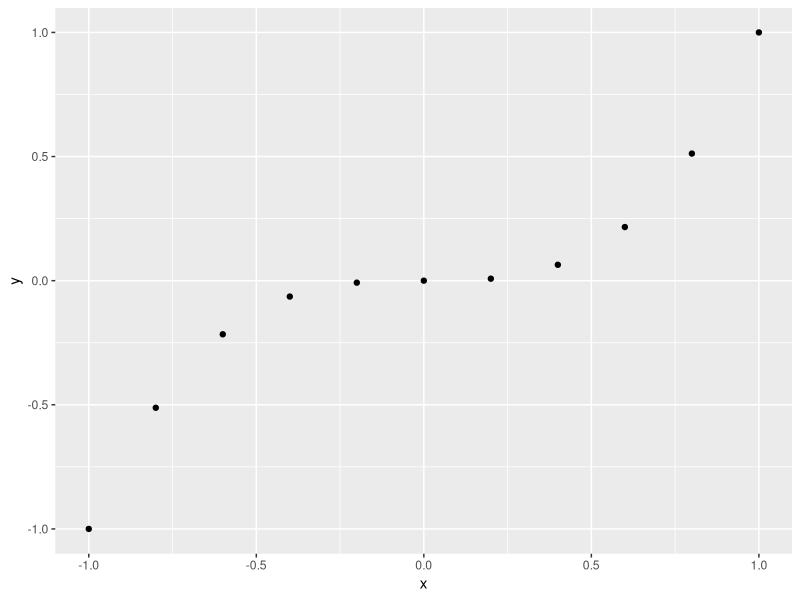
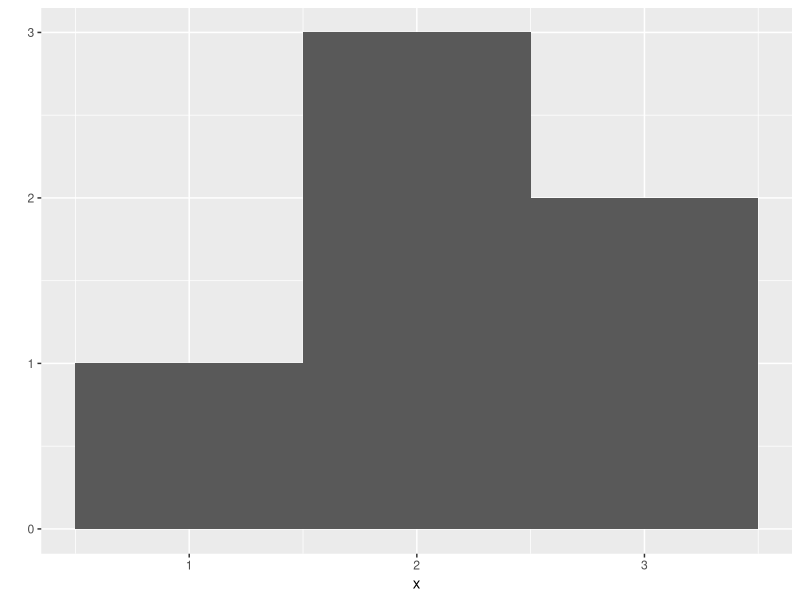
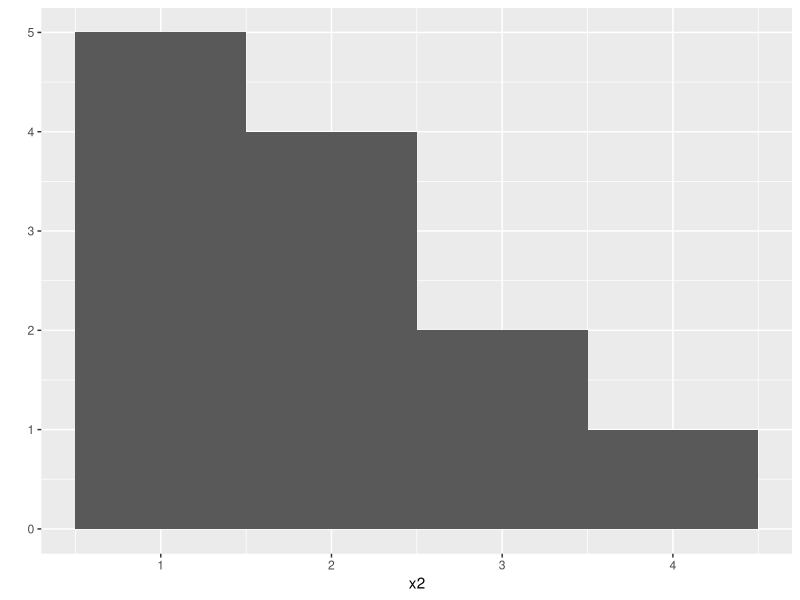
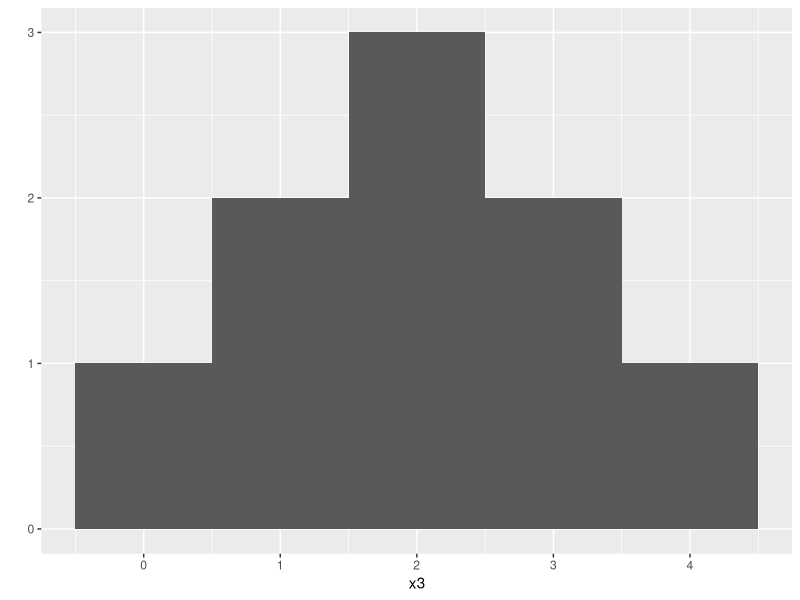

Recreate these plots in R, in order. (Note: this script raises an error after producing the figures.)
install.packages("ggplot2")
library("ggplot2")
qplot
x<- c(-1, -0.8, -0.6, -0.4, -0.2, 0, 0.2, 0.4, 0.6, 0.8, 1)
x
y<- x^3
y
qplot(x, y)
x <- c(1, 2, 2, 2, 3, 3)
qplot(x, binwidth=1)
x2 <- c(1, 1, 1, 1, 1, 2, 2, 2, 2, 3, 3, 4)
qplot(x2, binwidth=1)

#exercise1 - 5 bars, in a pyramid
x3 <- c(0, 1, 1, 2, 2, 2, 3, 3, 4)
qplot(x3, binwidth=1)


replicate(10, roll())
rolls <- replicate(10000, roll())
qplot(rolls, binwidth=1)

#exercise2
roll <- function(){
  die <- 1:6
  dice<-sample(die, size=2, replace=TRUE, 
               prob= c(0.125, 0.125, 0.125, 0.125, 0.125, 0.375))
  sum(dice)
}
roll()

rolls<- replicate(10000, roll())
qplot(rolls, binwidth=1)


